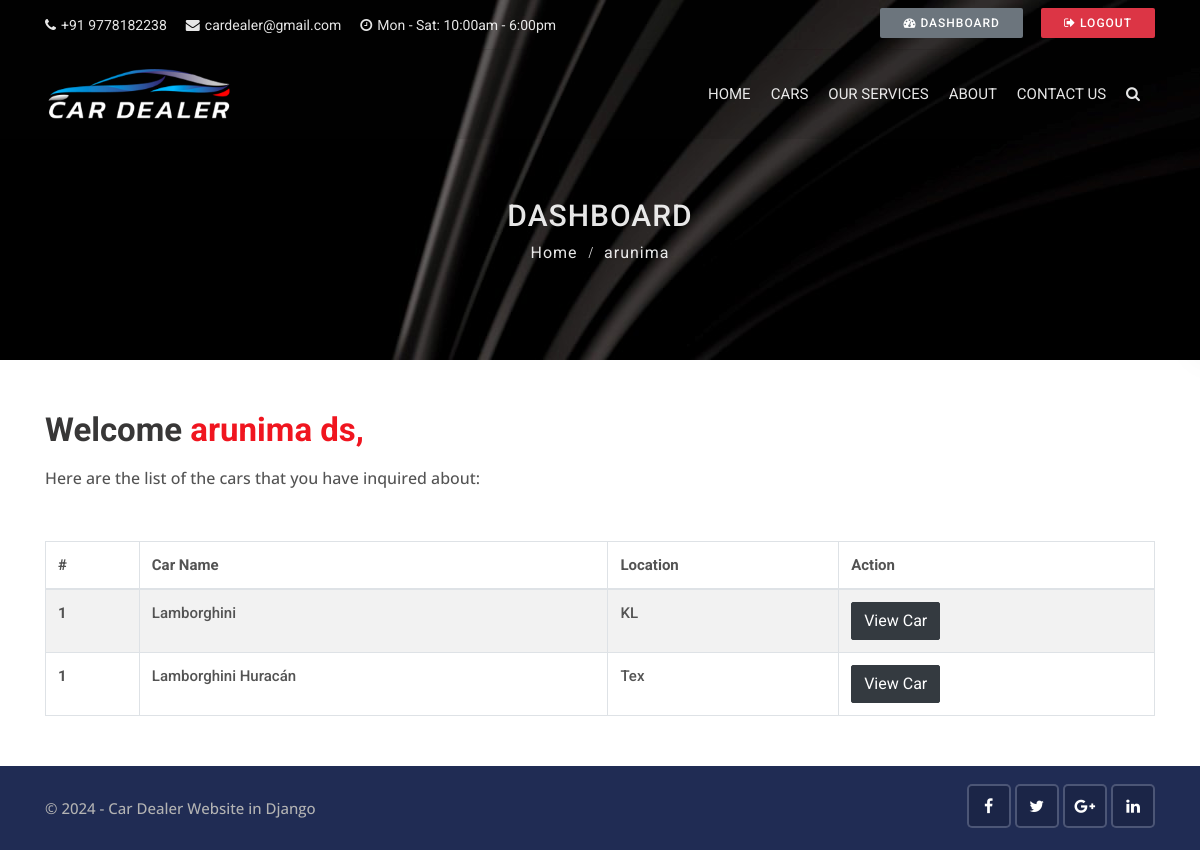
The page /accounts/dashboard (signed in) on the database its author committed.
### contacts/models.py (models this page shows, shortened)
class Contact(models.Model):
    first_name = models.CharField(max_length=100)
    last_name = models.CharField(max_length=100)
    car_id = models.IntegerField()
    customer_need = models.CharField(max_length=100)
    car_title = models.CharField(max_length=100)
    city = models.CharField(max_length=100)
    state = models.CharField(max_length=100)
    email = models.EmailField(max_length=100)
    phone = models.CharField(max_length=100)
    message = models.TextField(blank=True)
    user_id = models.IntegerField(blank=True)
    create_date = models.DateTimeField(blank=True, default=datetime.now)

### accounts/views.py (the view)
# urls.py: path('dashboard', views.dashboard, name='dashboard'),
@login_required(login_url = 'login')
def dashboard(request):
    user_inquiry = Contact.objects.order_by('-create_date').filter(user_id=request.user.id)
    data = {
        'inquiries': user_inquiry,
    }
    return render(request, 'accounts/dashboard.html', data)

### templates/accounts/dashboard.html (shortened to what this page needs)
{% extends 'base.html' %}
{% block content %}
<div class="sub-banner overview-bgi">
    <div class="container breadcrumb-area">
        <div class="breadcrumb-areas">
            <h1>Dashboard</h1>
            <ul class="breadcrumbs">
                <li><a href="{% url 'home' %}">Home</a></li>
                <li class="active">{{user.first_name}}</li>
            </ul>
        </div>
    </div>
</div>
<div class="container mt-50 mb-50">
	<div class="main-title" style="text-align:left !important;">
            <h1>Welcome <span>{{user.first_name}} {{user.last_name}},</span></h1>
            <p>Here are the list of the cars that you have inquired about:</p>
        </div>
        {% if inquiries %}
            <table class="table table-hover table-bordered table-striped">
              <thead>
              <tr>
                <th scope="col">#</th>
                <th scope="col">Car Name</th>
                <th scope="col">Location</th>
                <th scope="col">Action</th>
              </tr>
              </thead>
              <tbody>
              {% for inquiry in inquiries %}
                <tr>
                  <th scope="row">1</th>
                  <td>{{inquiry.car_title}}</td>
                  <td>{{inquiry.city}}</td>
                  <td><a href="{% url 'car_detail' inquiry.car_id %}" class="btn btn-dark">View Car</a></td>
                </tr>
              {% endfor %}
              </tbody>
            </table>
        {% else %}
        <div class="alert alert-primary" role="alert">
          <h4>You have no enquiries!!</h4>
        </div>
        {% endif %}
</div>
{% endblock %}

### cardealer/static/css/skins/red.css (style rules this page uses)
.main-title h1 span { color:#f0151f; }

### rows shown on the page
Contact: car_title "Lamborghini", city "KL"
Contact: car_title "Lamborghini Huracán", city "Tex"

### other values the page prints
{{ user.first_name }} "arunima"
{{ user.last_name }} "ds"
